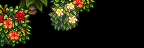

Rendered tile map (Tiled .tmx) drawn with the repository's tilesets; below, a short description and the full map source, tile grids included:
An orthogonal 9x3 tile map with 16x16 px tiles, 1 tile layer (Back3).

<map version="1.10" tiledversion="1.10.2" orientation="orthogonal" renderorder="right-down" compressionlevel="0" width="9" height="3" tilewidth="16" tileheight="16" infinite="0" nextlayerid="22" nextobjectid="9">
 <properties>
  <property name="AmbientLight" value="255 255 255" />
  <property name="IsGreenhouse" value="T" />
  <property name="Warp" value="5 17 Farm 28 16" />
 </properties>
 <tileset firstgid="1" name="Tiny_Bushes_Summer_Eemie" tilewidth="16" tileheight="16" tilecount="27" columns="9">
  <image source="Tiny_Bushes_Summer_Eemie.png" width="144" height="48" />
 </tileset>
 <layer id="21" name="Back3" width="9" height="3">
  <data encoding="csv">
1,2,3,4,5,6,0,0,0,
10,11,0,13,14,0,0,0,0,
19,20,0,0,0,0,0,0,0
</data>
 </layer>
</map>
